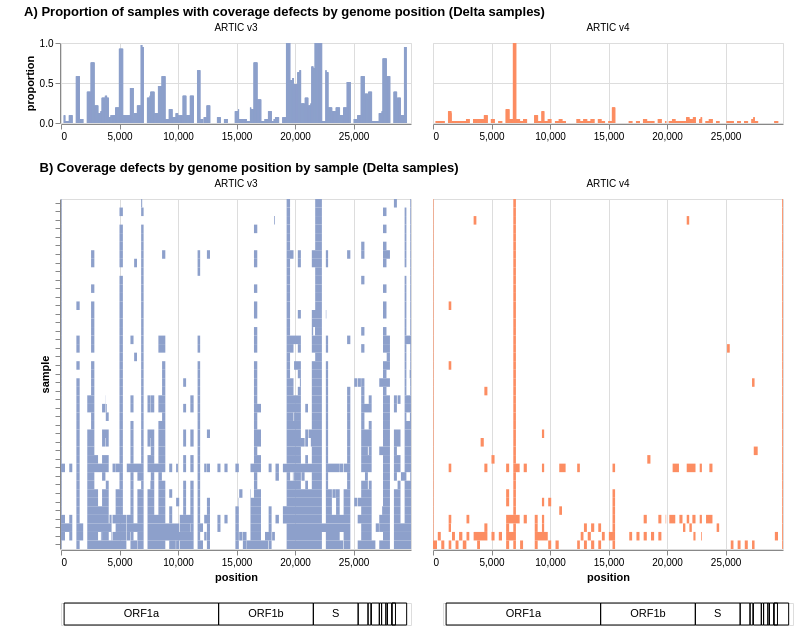

Here is the notebook cell this chart was saved with:
### Code cell
plate1_defect_bins_df = protocol_defect_summary_df.query("266 < pos < 29533 and plate == 1 and protocol != 'Midnight'").copy()
# bin to display resolution (~4 bins per rendered pixel) and keep the max per bin:
# reproduces what the overlapping 1px bars render as, deterministically
plate1_defect_bins_df['pos'] = (plate1_defect_bins_df['pos'] // 20) * 20
plate1_defect_bins_df = plate1_defect_bins_df.groupby(['protocol', 'pos'], as_index=False)['proportion'].max()

c1 = alt.Chart(plate1_defect_bins_df).mark_bar(size=1, opacity=1.0).encode(
    alt.X('pos:Q', title=None, scale=alt.Scale(domain=[0, 29903], nice=False, padding=0)),
    alt.Y('proportion:Q', scale=alt.Scale(domain=[0, 1])),
    color=alt.Color('protocol', scale=alt.Scale(domain=['ARTIC v3', 'ARTIC v4'], range=['#8DA0CB', '#fc8d62']), legend=None),
    facet=alt.Facet('protocol:N', columns=2, sort=['ARTIC v3', 'ARTIC v4'], title=None)
).properties(
    width=350,
    height=80,
    title='A) Proportion of samples with coverage defects by genome position (Delta samples)'
)

c2 = alt.Chart(defect_intervals_df.query("sample in @positive_samples and plate == 1 and protocol != 'Midnight'")).mark_rect(opacity=1, fillOpacity=1, strokeOpacity=1, filled=True).encode(
    alt.X('start_pos:Q', title='position', scale=alt.Scale(domain=[0, 29903], nice=False, padding=0)),
    alt.X2('end_pos:Q'),
    alt.Y('sample:O', axis=alt.Axis(grid=False, labels=False), sort=ct_df.sort_values(['orf1_ct']).query(f"sample in @positive_samples").index.tolist()),
    color=alt.Color('protocol', scale=alt.Scale(domain=['ARTIC v3', 'ARTIC v4'], range=['#8DA0CB', '#fc8d62']), legend=None),
    facet=alt.Column('protocol:N', sort=['ARTIC v3', 'ARTIC v4'], title=None)
).properties(
    width=350,
    height=350,
    title='B) Coverage defects by genome position by sample (Delta samples)'
)

alt.vconcat(c1, c2, annotation2)
# .save(f'{rp}/ss1_v3v4.svg')

### Figure 1 — Vega-Lite specification as saved in the notebook (floating-point values rounded to 4 significant figures; data arrays with more than 128 entries replaced by an {"elided": "..."} marker saying what was removed)
{"config": {"view": {"continuousWidth": 300, "continuousHeight": 300}}, "vconcat": [{"data": {"name": "data-9a7dee0f31a520c7c96007a2a2118e4f"}, "mark": {"type": "bar", "opacity": 1.0, "size": 1}, "encoding": {"color": {"field": "protocol", "legend": null, "scale": {"domain": ["ARTIC v3", "ARTIC v4"], "range": ["#8DA0CB", "#fc8d62"]}, "type": "nominal"}, "facet": {"columns": 2, "field": "protocol", "sort": ["ARTIC v3", "ARTIC v4"], "title": null, "type": "nominal"}, "x": {"field": "pos", "scale": {"domain": [0, 29903], "nice": false, "padding": 0}, "title": null, "type": "quantitative"}, "y": {"field": "proportion", "scale": {"domain": [0, 1]}, "type": "quantitative"}}, "height": 80, "title": "A) Proportion of samples with coverage defects by genome position (Delta samples)", "width": 350}, {"data": {"name": "data-7008e69910c2f39b666acc7297af0c68"}, "mark": {"type": "rect", "fillOpacity": 1, "filled": true, "opacity": 1, "strokeOpacity": 1}, "encoding": {"color": {"field": "protocol", "legend": null, "scale": {"domain": ["ARTIC v3", "ARTIC v4"], "range": ["#8DA0CB", "#fc8d62"]}, "type": "nominal"}, "facet": {"field": "protocol", "sort": ["ARTIC v3", "ARTIC v4"], "title": null, "type": "nominal"}, "x": {"field": "start_pos", "scale": {"domain": [0, 29903], "nice": false, "padding": 0}, "title": "position", "type": "quantitative"}, "x2": {"field": "end_pos"}, "y": {"axis": {"grid": false, "labels": false}, "field": "sample", "sort": {"elided": "268 str values"}, "type": "ordinal"}}, "height": 350, "title": "B) Coverage defects by genome position by sample (Delta samples)", "width": 350}, {"hconcat": [{"layer": [{"data": {"name": "data-92e593d056ebd3585121da5d40f3c019"}, "mark": {"type": "rect", "color": "black", "filled": false, "strokeOpacity": 1, "strokeWidth": 1}, "encoding": {"x": {"axis": null, "field": "start", "scale": {"domain": [0, 29903], "nice": false, "padding": 0}, "title": null, "type": "quantitative"}, "x2": {"field": "end"}, "y": {"axis": {"domain": false, "labels": false, "minExtent": 55, "ticks": false}, "field": "track", "title": null, "type": "nominal"}}, "transform": [{"calculate": "\"genes\"", "as": "track"}]}, {"data": {"name": "data-57dbd2a8926bcb89daadcfaa4f081a6e"}, "mark": {"type": "text", "baseline": "middle", "color": "black"}, "encoding": {"text": {"field": "gene", "type": "nominal"}, "x": {"axis": null, "field": "mid", "scale": {"domain": [0, 29903], "nice": false, "padding": 0}, "title": null, "type": "quantitative"}, "y": {"axis": {"domain": false, "labels": false, "minExtent": 55, "ticks": false}, "field": "track", "title": null, "type": "nominal"}}, "transform": [{"calculate": "\"genes\"", "as": "track"}]}], "height": 22, "width": 350}, {"layer": [{"data": {"name": "data-92e593d056ebd3585121da5d40f3c019"}, "mark": {"type": "rect", "color": "black", "filled": false, "strokeOpacity": 1, "strokeWidth": 1}, "encoding": {"x": {"axis": null, "field": "start", "scale": {"domain": [0, 29903], "nice": false, "padding": 0}, "title": null, "type": "quantitative"}, "x2": {"field": "end"}, "y": {"axis": null, "field": "track", "title": null, "type": "nominal"}}, "transform": [{"calculate": "\"genes\"", "as": "track"}]}, {"data": {"name": "data-57dbd2a8926bcb89daadcfaa4f081a6e"}, "mark": {"type": "text", "baseline": "middle", "color": "black"}, "encoding": {"text": {"field": "gene", "type": "nominal"}, "x": {"axis": null, "field": "mid", "scale": {"domain": [0, 29903], "nice": false, "padding": 0}, "title": null, "type": "quantitative"}, "y": {"axis": null, "field": "track", "title": null, "type": "nominal"}}, "transform": [{"calculate": "\"genes\"", "as": "track"}]}], "height": 22, "width": 350}], "spacing": 30}], "$schema": "https://vega.github.io/schema/vega-lite/v6.4.1.json", "datasets": {"data-9a7dee0f31a520c7c96007a2a2118e4f": {"elided": "2125 records"}, "data-7008e69910c2f39b666acc7297af0c68": {"elided": "889 records"}, "data-92e593d056ebd3585121da5d40f3c019": [{"start": 266, "end": 13468, "gene": "ORF1a", "mid": 6867.0}, {"start": 13468, "end": 21555, "gene": "ORF1b", "mid": 17510.0}, {"start": 21563, "end": 25384, "gene": "S", "mid": 23470.0}, {"start": 25393, "end": 26220, "gene": "ORF3a", "mid": 25810.0}, {"start": 26245, "end": 26472, "gene": "E", "mid": 26360.0}, {"start": 26523, "end": 27191, "gene": "M", "mid": 26860.0}, {"start": 27202, "end": 27387, "gene": "ORF6", "mid": 27290.0}, {"start": 27394, "end": 27759, "gene": "ORF7a", "mid": 27580.0}, {"start": 27756, "end": 27887, "gene": "ORF7b", "mid": 27820.0}, {"start": 27894, "end": 28259, "gene": "ORF8", "mid": 28080.0}, {"start": 28274, "end": 29533, "gene": "N", "mid": 28900.0}, {"start": 28284, "end": 28577, "gene": "ORF9b", "mid": 28430.0}], "data-57dbd2a8926bcb89daadcfaa4f081a6e": [{"start": 266, "end": 13468, "gene": "ORF1a", "mid": 6867.0}, {"start": 13468, "end": 21555, "gene": "ORF1b", "mid": 17510.0}, {"start": 21563, "end": 25384, "gene": "S", "mid": 23470.0}]}}
